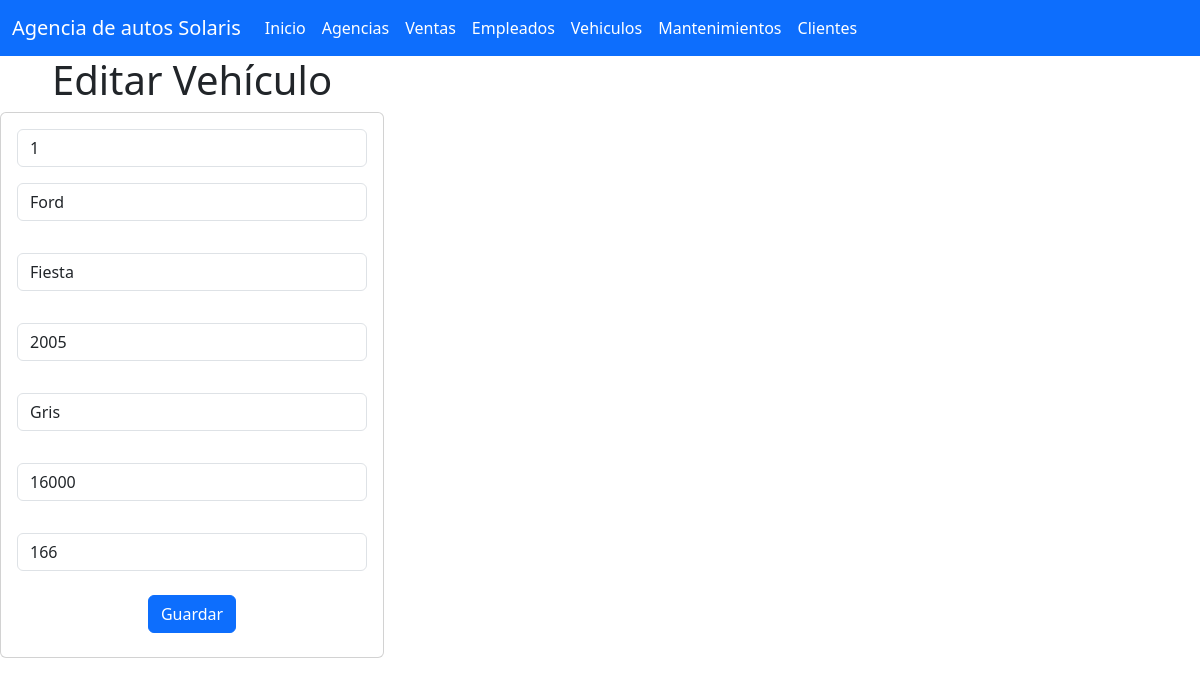
The app's page /vehiculo_app/seleccionarVehiculo/1 with its own data.
### vehiculo_app/models.py (models this page shows, shortened)
class Vehiculo(models.Model):
    id_vehiculo = models.IntegerField(primary_key=True)
    marca = models.CharField(max_length=255)
    modelo = models.CharField(max_length=255)
    anio = models.IntegerField()
    color = models.CharField(max_length=255)
    precio = models.IntegerField()
    kilometraje = models.IntegerField()

### vehiculo_app/views.py (the view)
# urls.py: path("seleccionarVehiculo/<id_vehiculo>",views.seleccionarVehiculo,name="seleccionarVehiculo"),
def seleccionarVehiculo(request, id_vehiculo):
    vehiculo = Vehiculo.objects.get(id_vehiculo=id_vehiculo)
    return render(request, "editarVehiculos.html", {"misvehiculos": vehiculo})

### vehiculo_app/templates/editarVehiculos.html (shortened to what this page needs)
{% extends "base.html" %}
{% load static %}
{% block cuerpo %}
<div class="row">
  <div class="col-sm-12 col-md-4 col-lg-4 col-xl-4">
    <h1>Editar Vehículo</h1>
    <div class="card">
      <div class="card-body">
        <form action="{% url 'editarVehiculo' %}" method="POST">
          <div class="form-group">
            <input type="number" id="txtid_vehiculo" name="txtid_vehiculo" class="form-control" value="{{ misvehiculos.id_vehiculo }}" readonly required>
          </div>
          <div class="form-group py-3">
            <input type="text" id="txtmarca" name="txtmarca" class="form-control" value="{{ misvehiculos.marca }}" maxlength="100" required>
          </div>
          <div class="form-group py-3">
            <input type="text" id="txtmodelo" name="txtmodelo" class="form-control" value="{{ misvehiculos.modelo }}" maxlength="100" required>
          </div>
          <div class="form-group py-3">
            <input type="number" id="numanio" name="numanio" class="form-control" value="{{ misvehiculos.anio }}" required>
          </div>
          <div class="form-group py-3">
            <input type="text" id="txtcolor" name="txtcolor" class="form-control" value="{{ misvehiculos.color }}" maxlength="100" required>
          </div>
          <div class="form-group py-3">
            <input type="number" id="numprecio" name="numprecio" class="form-control" value="{{ misvehiculos.precio }}" required>
          </div>
          <div class="form-group py-3">
            <input type="number" id="numkilometraje" name="numkilometraje" class="form-control" value="{{ misvehiculos.kilometraje }}" required>
          </div>
          <div class="form-group py-2">
            <button type="submit" class="btn btn-primary">Guardar</button>
          </div>
        </form>
      </div>
    </div>
  </div>
</div>
{% endblock %}

### records on screen
Vehiculo: txtid_vehiculo "1", txtmarca "Ford", txtmodelo "Fiesta", numanio "2005", txtcolor "Gris", numprecio "16000", numkilometraje "166"
